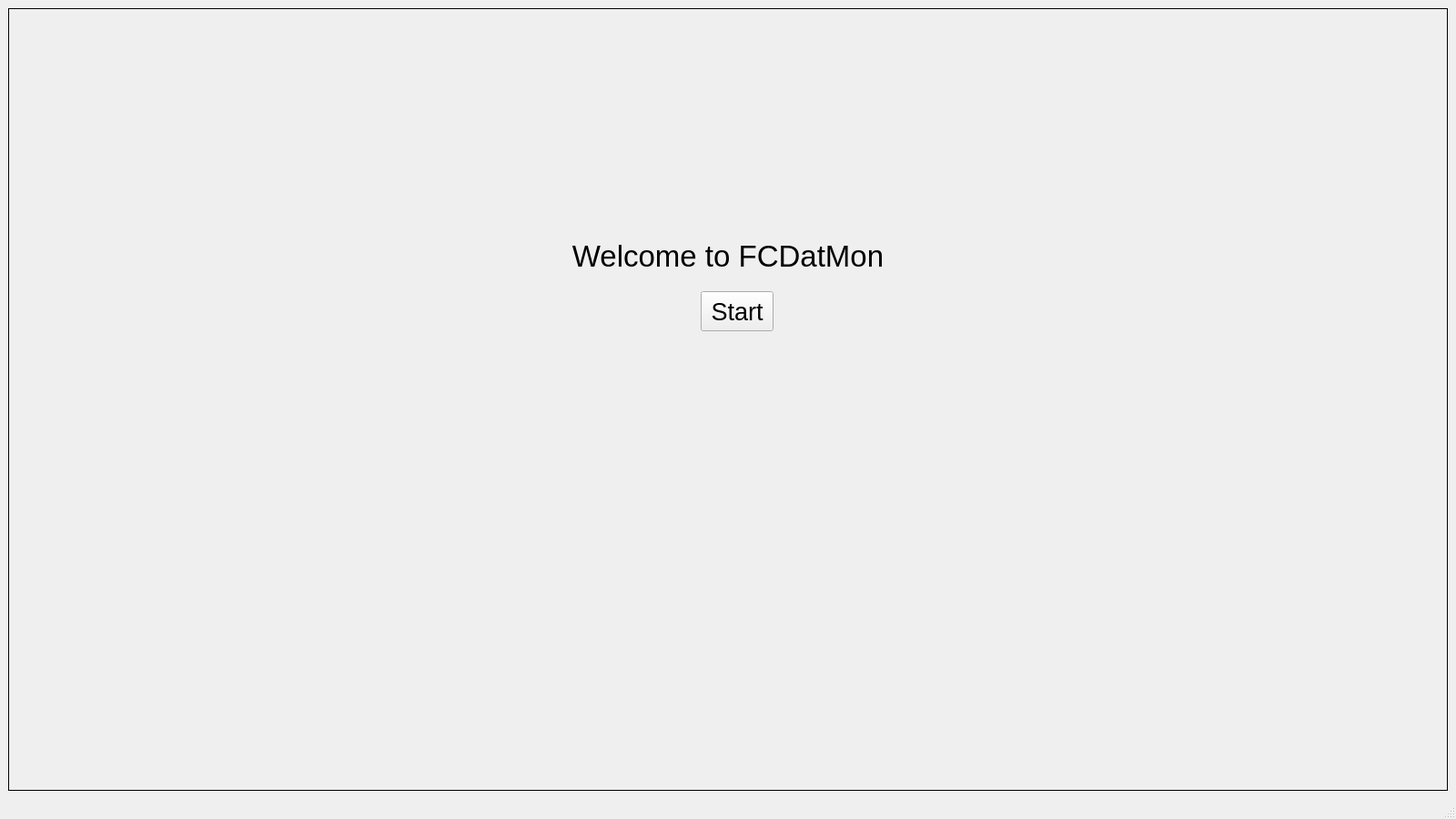
<?xml version="1.0" encoding="UTF-8"?>
<ui version="4.0">
 <class>MainWindow</class>
 <widget class="QMainWindow" name="MainWindow">
  <property name="geometry">
   <rect>
    <x>0</x>
    <y>0</y>
    <width>1600</width>
    <height>900</height>
   </rect>
  </property>
  <property name="sizePolicy">
   <sizepolicy hsizetype="Fixed" vsizetype="Fixed">
    <horstretch>0</horstretch>
    <verstretch>0</verstretch>
   </sizepolicy>
  </property>
  <property name="font">
   <font>
    <bold>false</bold>
   </font>
  </property>
  <property name="windowTitle">
   <string>MainWindow</string>
  </property>
  <widget class="QWidget" name="centralwidget">
   <layout class="QGridLayout" name="gridLayout_2">
    <item row="0" column="0">
     <widget class="QStackedWidget" name="stackedWidget">
      <property name="frameShape">
       <enum>QFrame::Shape::Box</enum>
      </property>
      <property name="frameShadow">
       <enum>QFrame::Shadow::Plain</enum>
      </property>
      <property name="currentIndex">
       <number>0</number>
      </property>
      <widget class="QWidget" name="welcome">
       <property name="autoFillBackground">
        <bool>false</bool>
       </property>
       <widget class="QLabel" name="label">
        <property name="geometry">
         <rect>
          <x>614</x>
          <y>249</y>
          <width>352</width>
          <height>44</height>
         </rect>
        </property>
        <property name="sizePolicy">
         <sizepolicy hsizetype="Fixed" vsizetype="Fixed">
          <horstretch>0</horstretch>
          <verstretch>0</verstretch>
         </sizepolicy>
        </property>
        <property name="font">
         <font>
          <pointsize>25</pointsize>
          <fontweight>DemiBold</fontweight>
         </font>
        </property>
        <property name="text">
         <string>Welcome to FCDatMon</string>
        </property>
        <property name="alignment">
         <set>Qt::AlignmentFlag::AlignCenter</set>
        </property>
       </widget>
       <widget class="QPushButton" name="pushButton">
        <property name="enabled">
         <bool>true</bool>
        </property>
        <property name="geometry">
         <rect>
          <x>760</x>
          <y>310</y>
          <width>80</width>
          <height>44</height>
         </rect>
        </property>
        <property name="sizePolicy">
         <sizepolicy hsizetype="Fixed" vsizetype="Fixed">
          <horstretch>0</horstretch>
          <verstretch>0</verstretch>
         </sizepolicy>
        </property>
        <property name="font">
         <font>
          <pointsize>20</pointsize>
          <bold>false</bold>
         </font>
        </property>
        <property name="text">
         <string>Start</string>
        </property>
       </widget>
      </widget>
      <widget class="QWidget" name="dashboard"/>
     </widget>
    </item>
   </layout>
  </widget>
  <widget class="QMenuBar" name="menubar">
   <property name="geometry">
    <rect>
     <x>0</x>
     <y>0</y>
     <width>1600</width>
     <height>24</height>
    </rect>
   </property>
  </widget>
  <widget class="QStatusBar" name="statusbar"/>
 </widget>
 <resources/>
 <connections/>
</ui>
